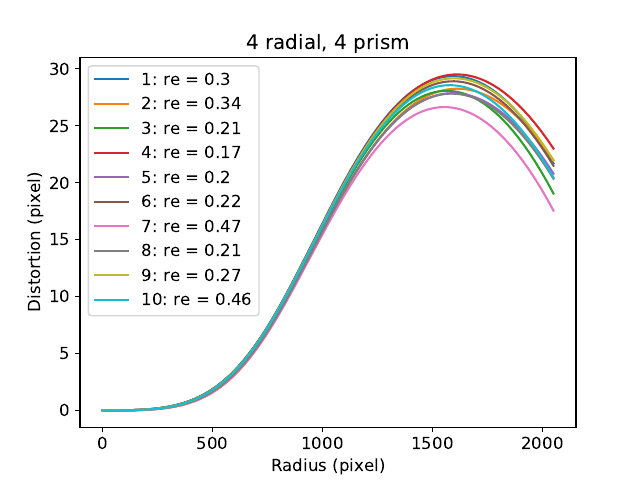

Reproduce this figure in Python.
import cv2
import numpy as np
import glob
import matplotlib.pyplot as plt
import time

def r_dist_model(k1, k2, k3, k4, k5, k6, q, r):
    return q*(1 + k1*r**2 + k2*r**4 + k3*r**6)/(1 + k4*r**2 + k5*r**4 +k6*r**6)

def t_dist_model_x(p1, p2, x, y, r):
    return x + 2*p1*x*y+p2*(r**2+2*x**2)

def t_dist_model_y(p1, p2, x, y, r):
    return y +  2*p2*x*y+p1*(r**2+2*y**2)

def full_dist_model_x(k1, k2, k3, k4, k5, k6, p1, p2, s1, s2, x, y, r):
    r_dist = r_dist_model(k1, k2, k3, k4, k5, k6, x, r)
    t_dist = t_dist_model_x(p1, p1, x, y, r)
    return r_dist + t_dist - x +s1*r**2 + s2*r**4
    
def full_dist_model_y(k1, k2, k3, k4, k5, k6, p1, p2, s2, s4, x, y, r):
    r_dist = r_dist_model(k1, k2, k3, k4, k5, k6, y, r)
    t_dist = t_dist_model_y(p1, p1, x, y, r)
    return r_dist + t_dist - y + s3*r**2 + s4*r**4

t_ref = time.time()

# x and y
res = 1
x = np.arange(0, 2464/2, res)
y = np.arange(0, 3280/2, res/2464*3280)
r = np.sqrt(x**2+y**2)

# use latex-fonts in the plot
plt.rcParams['font.family'] = 'SIXTGeneral'
plt.rcParams.update({'font.size': 12})

# prepare plots
fig, ax = plt.subplots(1, 1)
ax.set_title(r'4 radial, 4 prism')
ax.set_xlabel(r'Radius (pixel)')
ax.set_ylabel(r'Distortion (pixel)')

# load data
files = glob.glob('checkerboards/*.npy')
n = int(len(files)/2)

f = open('4k.txt', 'w')

for i in range(n):
    objp = np.load('checkerboards/objp{:}.npy'.format(i))
    imgp = np.load('checkerboards/imgp{:}.npy'.format(i))

    # select model with 6 ks (k4 = 0, k6 = 0), 2ps and 2 s'
    flags = cv2.CALIB_RATIONAL_MODEL + cv2.CALIB_ZERO_TANGENT_DIST + cv2.CALIB_THIN_PRISM_MODEL + cv2.CALIB_FIX_K4 + cv2.CALIB_FIX_K6
    ret, mtx, dist, rvecs, tvecs, newobjp, stdin, stdex, pve, stdnewobjp = cv2.calibrateCameraROExtended(objp, imgp, (3280, 2464), 1, None, None, flags=flags)
      
    # generate plot       
    k1 = dist[0][0]
    k2 = dist[0][1]
    k3 = dist[0][4]
    k4 = dist[0][5]
    k5 = dist[0][6]
    k6 = dist[0][7]
    p1 = dist[0][2]
    p2 = dist[0][3]
    s1 = dist[0][8]
    s2 = dist[0][9]
    s3 = dist[0][10]
    s4 = dist[0][11]
   
    std_k1 = stdin[4][0]
    std_k2 = stdin[5][0]
    std_k3 = stdin[8][0]
    std_k4 = stdin[9][0]
    std_k5 = stdin[10][0]
    std_k6 = stdin[11][0]
    std_p1 = stdin[6][0]
    std_p2 = stdin[7][0]
    std_s1 = stdin[12][0]
    std_s2 = stdin[13][0]
    std_s3 = stdin[14][0]
    std_s4 = stdin[15][0]

    fx = mtx[0][0]
    fy = mtx[1][1]    
    
    new_r = np.sqrt((x/fx)**2+(y/fy)**2)
    
    dist_x = fx*full_dist_model_x(k1, k2, k3, k4, k5, k6, p1, p2, s1, s2, x/fx, y/fx, new_r)
    dist_y = fy*full_dist_model_y(k1, k2, k3, k4, k5, k6, p1, p2, s3, s4, x/fx, y/fy, new_r)
    dist_r = np.sqrt(dist_x**2 + dist_y**2)
    
    label = '{:}: re = {:.2}'.format(i+1, ret)
    ax.plot(r, dist_r-r, label=label)
    ax.legend()
    
    # write to file f
    f.write('{:}.\n'.format(i+1))
    f.write('k1 = {:.2} +/- {:.2}\n'.format(k1, std_k1))
    f.write('k2 = {:.2} +/- {:.2}\n'.format(k2, std_k2))
    f.write('k3 = {:.2} +/- {:.2}\n'.format(k3, std_k3))
    f.write('k4 = {:.2} +/- {:.2}\n'.format(k4, std_k4))
    f.write('k5 = {:.2} +/- {:.2}\n'.format(k5, std_k5))
    f.write('k6 = {:.2} +/- {:.2}\n'.format(k6, std_k6))
    f.write('p1 = {:.2} +/- {:.2}\n'.format(p1, std_p1))
    f.write('p2 = {:.2} +/- {:.2}\n'.format(p2, std_p2))
    f.write('s1 = {:.2} +/- {:.2}\n'.format(s1, std_s1))
    f.write('s2 = {:.2} +/- {:.2}\n'.format(s2, std_s2))
    f.write('s3 = {:.2} +/- {:.2}\n'.format(s3, std_s3))
    f.write('s4 = {:.2} +/- {:.2}\n\n'.format(s4, std_s4))
   
f.close() 
fig.savefig('4k.pdf')
    
# print elapsed time
print((time.time()-t_ref)/60)